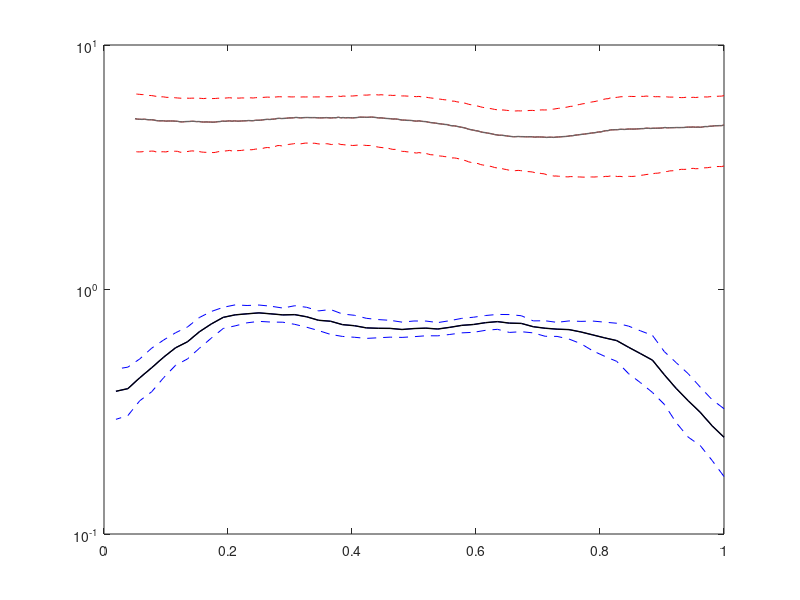

Write the MATLAB code that produced this figure. (Note: this script raises an error after producing the figure.)
clear;
clc;
close all;

load("Fig3G.mat")

figure,

area(R_x_resample, SNR_R_avg + SNR_R_std/sqrt(3), 'EdgeColor','r', 'FaceColor','r','FaceAlpha',.1, 'LineStyle','--'); hold on;
area(R_x_resample, SNR_R_avg, 'EdgeColor','none', 'FaceColor', [1 1 1]);

area(R_x_resample, SNR_R_avg, 'EdgeColor','r', 'FaceColor','r','FaceAlpha',.1); hold on;
area(R_x_resample, SNR_R_avg - SNR_R_std/sqrt(3) , 'EdgeColor','r', 'FaceColor', [1 1 1], 'LineStyle','--');

semilogy(R_x_resample, SNR_R_avg, 'color', [0.4 0.4 0.4], 'LineWidth',1);  hold on;

area((1:numel(M2))./numel(M2), SNR_Z_avg + SNR_Z_std/sqrt(3), 'EdgeColor','b', 'FaceColor','b','FaceAlpha',.1, 'LineStyle','--'); hold on;
area((1:numel(M1))./numel(M1), SNR_Z_avg, 'EdgeColor','none', 'FaceColor', [1 1 1]);

area((1:numel(M1))./numel(M1), SNR_Z_avg, 'EdgeColor','b', 'FaceColor','b','FaceAlpha',.1); hold on;
area((1:numel(M3))./numel(M3), SNR_Z_avg - SNR_Z_std/sqrt(3) , 'EdgeColor','b', 'FaceColor', [1 1 1], 'LineStyle','--');

semilogy((1:numel(M1))./numel(M1), SNR_Z_avg, 'k', 'LineWidth',1);  hold on;

ylim([0.1 10]);
set(gca,'yscale', 'log')

XTickPositions = 0:0.1:1;

XLimits = [0 1];

YLimits = [0.1 10];

h = gca;

[XTicksStrs] = tickLabelAlternated(XTickPositions);

set(gca,'XTick',XTickPositions);
set(gca,'XLim',XLimits);
set(gca,'XTickLabel',XTicksStrs);

set(gca,'linewidth',1);
set(gca,'TickDir','out');
set(gca, 'fontsize', 22);
box('off')

h.YAxis.FontSize = 22;
h.XAxis.FontSize = 22;
ylabel('SNR', 'FontSize', 24);
xlabel('Norm. slice number', 'FontSize', 24);
set(gca,'XTickLabelRotation', 0);


